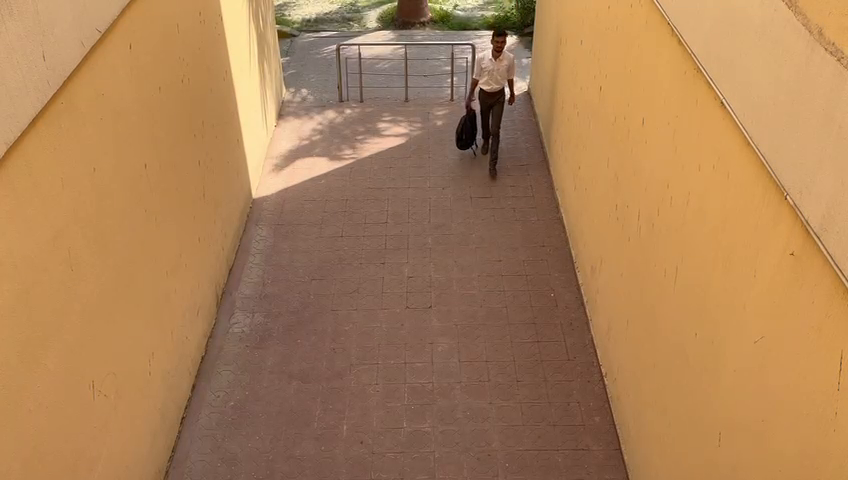
#> input picture frame 27 of videos/WhatsApp Video 2024-05-20 at 10.00.32.mp4, 848 x 480 px
$ jupyter execute --allow-errors main.ipynb
#> lines starting #> are read from the running program, lines starting #| are printed output that depends on the picture; after the words box and inside, x2 and y2 are one past the last pixel; in counts of white or black regions, pixels touching at a corner belong together
### Install necessary packages
<br>!pip install opencv-python-headless
<br>!pip install numpy
<br>!pip install torch
<br>!pip install ultralytics

# Results example
<video controls  src="resultdemo.mp4"/>

## Imports
project requires several key libraries to perform specific tasks related to video processing, object detection, and tracking.

[cell 1]
import cv2
import numpy as np
from ultralytics import YOLO
import torch
from collections import defaultdict

### set the cuda

#> (a cell that did not finish here is left out)

### check if device is cuda or not

#> (a cell that did not finish here is left out)

### initalize the model

#> (a cell that did not finish here is left out)

[cell 5]
tracker_bbox = None
current_hand = None
tracker = cv2.TrackerKCF_create()
tracker_initialized = False
thrown=False
kernel=None
selected_pt=None
selected_hand=None
selected_pt_1=None

This function initializes video capture from a specified file and attempts to set the frame width and height to 1280x720. It verifies if these settings were applied, printing a warning if they were not. Finally, it returns the video capture object for further processing.

[cell 6]
def initialize_video(video_path, width=1280, height=720):
    cap = cv2.VideoCapture(video_path)
    if not cap.isOpened():
        print("Error: Could not open video.")
        return None

    # Try setting the desired frame width and height
    cap.set(cv2.CAP_PROP_FRAME_WIDTH, width)
    cap.set(cv2.CAP_PROP_FRAME_HEIGHT, height)

    # Verify if the settings were applied
    actual_width = int(cap.get(cv2.CAP_PROP_FRAME_WIDTH))
    actual_height = int(cap.get(cv2.CAP_PROP_FRAME_HEIGHT))

    if actual_width != width or actual_height != height:
        print(f"Warning: Desired dimensions ({width}x{height}) not applied. Actual dimensions: {actual_width}x{actual_height}")

    return cap

This function checks if any point in a given contour is within a specified distance (threshold) from a keypoint. It calculates the Euclidean distance between each contour point and the keypoint. If any distance is less than the threshold, it returns True; otherwise, it returns False.

[cell 7]
# [6 lines left out: function is_contour_connected_to_keypoint, not called in this run]

This function determines if an object, represented by its bounding box, is far enough from a given keypoint to be considered a "throwing action." It calculates the distance between the object's center and the keypoint. If this distance is greater than or equal to the specified threshold, it returns True; otherwise, it returns False.

[cell 8]
# [9 lines left out: function is_throwing_action, not called in this run]

This function converts the input frame to grayscale and calculates the absolute difference with a background frame. Then, it applies Otsu's thresholding to create a binary mask, followed by erosion and dilation to reduce noise and enhance the foreground mask, which it then returns.

[cell 9]
def generate_foreground(frame):
    fgframe = cv2.cvtColor(frame, cv2.COLOR_RGB2GRAY)
    fgMask = cv2.absdiff(fgframe, backframe)
    _, fgMask = cv2.threshold(fgMask, 0, 255, cv2.THRESH_OTSU)
    fgMask = cv2.erode(fgMask, kernel, iterations=1)
    fgMask = cv2.dilate(fgMask, kernel, iterations=1)
    return fgMask

This function processes a video frame with a YOLO model to track human poses. It extracts bounding boxes, keypoints, and IDs of detected individuals, and then returns these detections.


[cell 10]
# [8 lines left out: function detect_human_pose, not called in this run]

This Python function, draw_contours, takes a frame and a list of contour information. It sorts the contours based on their area, selects the largest one, and draws a rectangle around it on the frame. Additionally, it annotates the contour with a text indicating its ID, type of hand, and that it's an object. Finally, it returns the hand type, the point selected, and the coordinates of the rectangle enclosing the contour.


[cell 11]
# [8 lines left out: function draw_contours, not called in this run]

This Python function, handle_tracking, updates the tracker with the current frame and tracks the object specified by the bounding box. It then calculates the coordinates of the tracked bounding box and compares them with the detected keypoints of the hand. If the hand is being tracked successfully, it checks for a throwing action and returns the result along with the updated bounding box. If tracking fails, it returns False along with None for the bounding box.


[cell 12]
# [17 lines left out: function handle_tracking, not called in this run]

This code initializes video capture from a specified file and reads the first frame. It creates a copy of this frame for tracking purposes (tracking_frame). Additionally, it converts the first frame to grayscale (backframe) for background subtraction and further processing.

[cell 13]
video_path = "videos/WhatsApp Video 2024-05-20 at 10.00.32.mp4"
cap = initialize_video(video_path)
ret, backframe = cap.read()
#> backframe is the input picture: shape (480, 848, 3); mean B, G, R 86.3, 127.5, 170.2
tracking_frame = backframe.copy()
backframe = cv2.cvtColor(backframe, cv2.COLOR_RGB2GRAY)
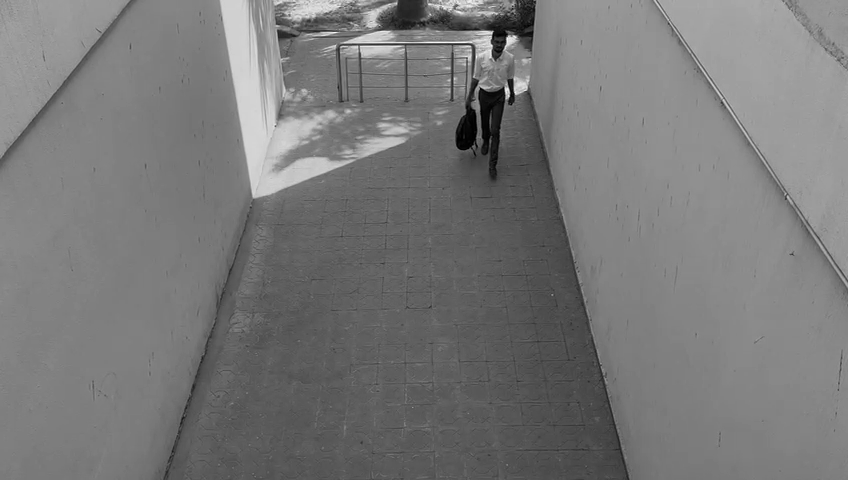
#> backframe: shape (480, 848); min 0, max 251, mean 120.1

[cell 14]
if not cap.isOpened():
    print(f"Error: Unable to open video file")
    exit()

## This code snippet appears to be part of a larger program for real-time object tracking and gesture recognition, likely designed for applications such as computer vision-based interaction or surveillance.

- The while loop continuously reads frames from a video capture (cap) until there are no more frames (cap.isOpened()).

- It checks if the frame retrieval was successful (ret) and if not, breaks out of the loop, printing an error message.

- It initializes a copy of the current frame for object tracking and generates a foreground mask using a function called generate_foreground.

- Object detection is performed on the current frame using a function called detect_objects, which likely employs a machine learning model like YOLO (You Only Look Once) to detect objects and their keypoints.

- If object tracking has been initialized (tracker_initialized), the program attempts to update the tracker with the current frame. If successful, it calculates the bounding box of the tracked object and performs additional processing to determine the hand's position and whether a throwing action is occurring.

- If the tracker fails to update, it indicates that the object might have been lost or occluded, and the tracker is reset for the next iteration.

- If object tracking has not been initialized, the program proceeds to perform object detection using YOLO. It extracts bounding boxes and keypoints of detected objects, particularly focusing on hands.

- For each detected hand, it creates a mask to isolate the hand region in the foreground mask and finds contours within that region. If contours are found and meet certain criteria, they are considered for tracking.

- The largest contour associated with each hand is selected, and its bounding box is drawn on the frame. If a suitable contour is found, object tracking is initialized using that bounding box, and the current hand type is determined for subsequent iterations.

- If a throwing action is detected based on the hand's motion, a message is displayed on the frame.

- The frame is displayed using OpenCV's imshow function, and the loop continues until the user presses 'q' to quit.

- Finally, the video capture is released, and all OpenCV windows are destroyed.

This code forms part of a larger system for real-time hand tracking and gesture recognition

#> (a cell that did not finish here is left out)

#> in generate_foreground, `fgMask = cv2.absdiff(fgframe, backframe)`:
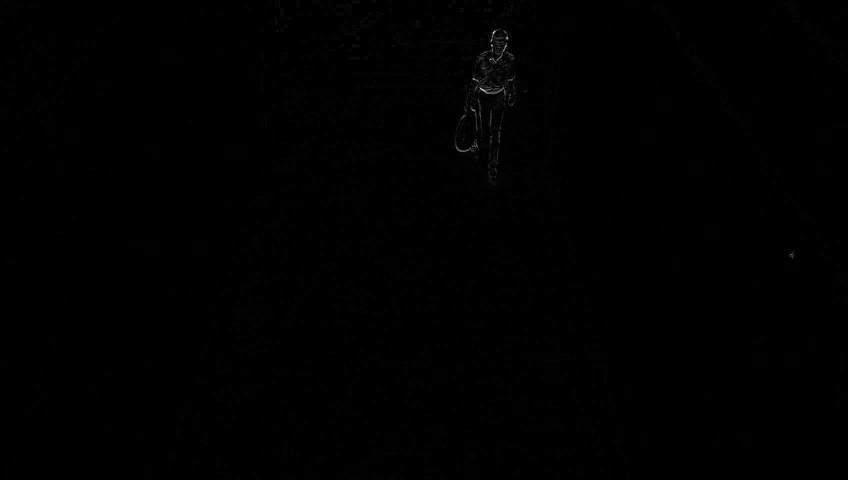
#> fgMask: shape (480, 848); min 0, max 192, mean 0.6
#> in generate_foreground, `_, fgMask = cv2.threshold(fgMask, 0, 255, cv2.THRESH_OTSU)`:
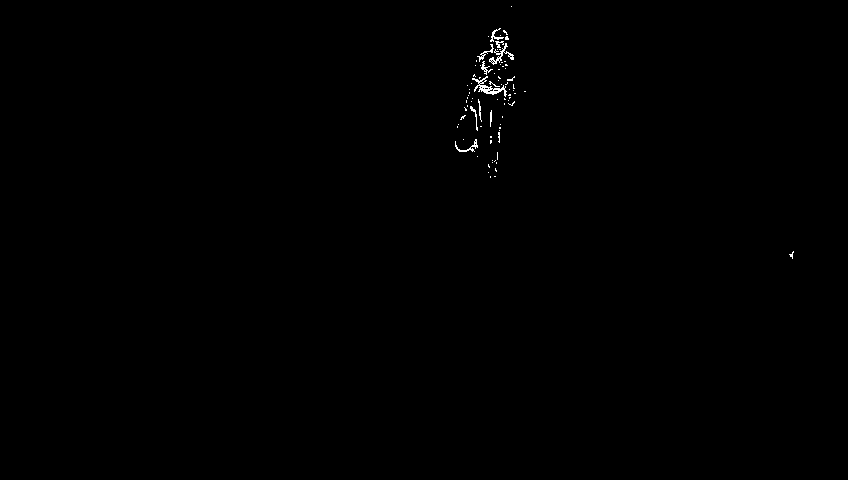
#> fgMask: shape (480, 848); 0.25% white in thin lines or dots, all inside (x1, y1, x2, y2) = (455, 6, 794, 259)
#> in generate_foreground, `fgMask = cv2.erode(fgMask, kernel, iterations=1)`: fgMask: shape (480, 848); 0% white in thin lines or dots, all inside (x1, y1, x2, y2) = (483, 38, 792, 256)
#> in generate_foreground, `fgMask = cv2.dilate(fgMask, kernel, iterations=1)`: fgMask: shape (480, 848); 0.02% white; 7 white regions (6 under 20 px), largest, box (x1, y1, x2, y2) and area: (490, 91, 497, 94) 21
    boundingboxes, keypoints_list, ids = detect_objects(frame)
    # if results[0].boxes.id is not None:
    #     ids = results[0].boxes.id.cpu().numpy()  # Extract track IDs

    if tracker_initialized:
        # thrown, tracker_bbox = handle_tracking(tracking_frame,frame, tracker, tracker_bbox, keypoints_list, current_hand)
        success, tracker_bbox = tracker.update(tracking_frame)
        if success:

            p1 = (int(tracker_bbox[0]), int(tracker_bbox[1]))
            p2 = (int(tracker_bbox[0] + tracker_bbox[2]), int(tracker_bbox[1] + tracker_bbox[3]))
            # print_distances_to_keypoints(tracker_bbox, keypoints_list[0])
            temp_tracker_box=(int(tracker_bbox[0]), int(tracker_bbox[1]),int(tracker_bbox[2]),int(tracker_bbox[3]))
            # print(temp_tracker_box)
            pt1 = keypoints_list[0][9].astype(int)  # Left hand
            pt2 = keypoints_list[0][10].astype(int)
            if pt1[0] > pt2[0]:
                pt1, pt2 = pt2, pt1
            if selected_hand=="Left":
                print("left")
                selected_pt_1=pt1
            else:
                print("Right")
                selected_pt_1=pt2
            # print(keypoints_list)
            # print(tracker_bbox)
            # print(selected_pt_1)
            obj_center = (int(tracker_bbox[0]) + int(tracker_bbox[2]) // 2, int(tracker_bbox[1]) + int(tracker_bbox[3]) // 2)
            # print(obj_center)
            thrown=is_throwing_action(temp_tracker_box,selected_pt_1)
            # [4 lines of commented-out code are left out]
            cv2.rectangle(frame, p1, p2, (255, 0, 0), 2, 1)
            cv2.putText(frame, f"Tracking {current_hand} Hand", (p1[0], p1[1] - 10), cv2.FONT_HERSHEY_SIMPLEX, 0.5, (255, 0, 0), 2)
        else:
            tracker_initialized = False  # Tracker failed, reinitialize in the next iteration
    else:
        # Object tracking with YOLO
        if len(ids) > 0:
            for bbox, keypoints, id in zip(boundingboxes, keypoints_list, ids):
                x, y, w, h = bbox.astype(int)
                pt1 = keypoints[9].astype(int)  # Left hand
                pt2 = keypoints[10].astype(int)  # Right hand
                if not (0 <= pt1[0] < frame.shape[1] and 0 <= pt1[1] < frame.shape[0]):
                    continue
                if not (0 <= pt2[0] < frame.shape[1] and 0 <= pt2[1] < frame.shape[0]):
                    continue

                height_hand = h // 2
                width_hand = w
                if pt1[0] > pt2[0]:
                    pt1, pt2 = pt2, pt1

                x_l_hand = max(pt1[0] + (width_hand // 5), 0)
                y_l_hand = max(pt1[1], 0)
                x_l_hand_end = max(pt1[0] - width_hand, 0)
                y_l_hand_end = max(pt1[1] + height_hand, 0)

                x_r_hand = max(pt2[0] - (width_hand // 5), 0)
                y_r_hand = max(pt2[1], 0)
                x_r_hand_end = min(pt2[0] + width_hand, frame.shape[1])
                y_r_hand_end = min(pt2[1] + height_hand, frame.shape[0])

                contours_info = []

                if (0 <= x_l_hand < frame.shape[1] and 0 <= y_l_hand < frame.shape[0] and
                        0 <= x_l_hand_end <= frame.shape[1] and 0 <= y_l_hand_end <= frame.shape[0]):

                    mask_l_hand = np.zeros(fgMask.shape[:2], dtype="uint8")
                    cv2.rectangle(mask_l_hand, (x_l_hand, y_l_hand), (x_l_hand_end, y_l_hand_end), 255, -1)
                    fgMask_l_hand = cv2.bitwise_and(fgMask, fgMask, mask=mask_l_hand)
                    contours_l_hand, hierarchy_l_hand = cv2.findContours(fgMask_l_hand, cv2.RETR_EXTERNAL,
                                                                         cv2.CHAIN_APPROX_NONE)

                    if len(contours_l_hand) > 0:
                        largest_contour_l = max(contours_l_hand, key=cv2.contourArea)
                        if is_contour_connected_to_keypoint(largest_contour_l, pt1):
                            x_contour, y_contour, width, height = cv2.boundingRect(largest_contour_l)
                            contours_info.append(("Left", pt1, x_contour, y_contour, width, height, largest_contour_l))

                if (0 <= x_r_hand < frame.shape[1] and 0 <= y_r_hand < frame.shape[0] and
                        0 <= x_r_hand_end <= frame.shape[1] and 0 <= y_r_hand_end <= frame.shape[0]):

                    mask_r_hand = np.zeros(fgMask.shape[:2], dtype="uint8")
                    cv2.rectangle(mask_r_hand, (x_r_hand, y_r_hand), (x_r_hand_end, y_r_hand_end), 255, -1)
                    fgMask_r_hand = cv2.bitwise_and(fgMask, fgMask, mask=mask_r_hand)
                    contours_r_hand, hierarchy_r_hand = cv2.findContours(fgMask_r_hand, cv2.RETR_EXTERNAL,
                                                                         cv2.CHAIN_APPROX_NONE)

                    if len(contours_r_hand) > 0:
                        largest_contour_r = max(contours_r_hand, key=cv2.contourArea)
                        if is_contour_connected_to_keypoint(largest_contour_r, pt2):
                            x_contour, y_contour, width, height = cv2.boundingRect(largest_contour_r)
                            contours_info.append(("Right", pt2, x_contour, y_contour, width, height, largest_contour_r))

                selected_hand, selected_pt, tracker_bbox = draw_contours(frame, contours_info)
                if tracker_bbox:
                        tracker = cv2.TrackerKCF_create()
                        tracker.init(tracking_frame, tracker_bbox)
                        tracker_initialized = True
                        current_hand = selected_hand
                        thrown = is_throwing_action(tracker_bbox, selected_pt)

    if thrown:
        print("thrown")
        cv2.putText(frame, f"Throwing action detected", (100, 100),
                    cv2.FONT_HERSHEY_SIMPLEX, 0.5, (0, 0, 255), 2, cv2.LINE_AA)
    # frame=results[0].plot()
    cv2.imshow('Frame', frame)
    # cv2.imshow('Frame_2', fgMask)
    if cv2.waitKey(1) & 0xFF == ord('q'):
        break

cap.release()
cv2.destroyAllWindows()

$ run again, starting later in the video
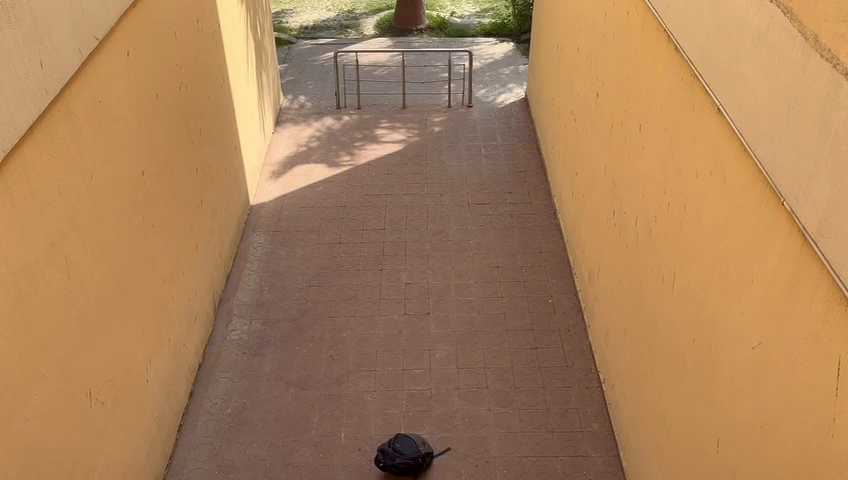
#> input picture frame 216 of videos/WhatsApp Video 2024-05-20 at 10.00.32.mp4, 848 x 480 px
#> backframe is the input picture: shape (480, 848, 3); mean B, G, R 88.9, 127.8, 168
#> backframe: shape (480, 848)
#> in generate_foreground, `_, fgMask = cv2.threshold(fgMask, 0, 255, cv2.THRESH_OTSU)`:
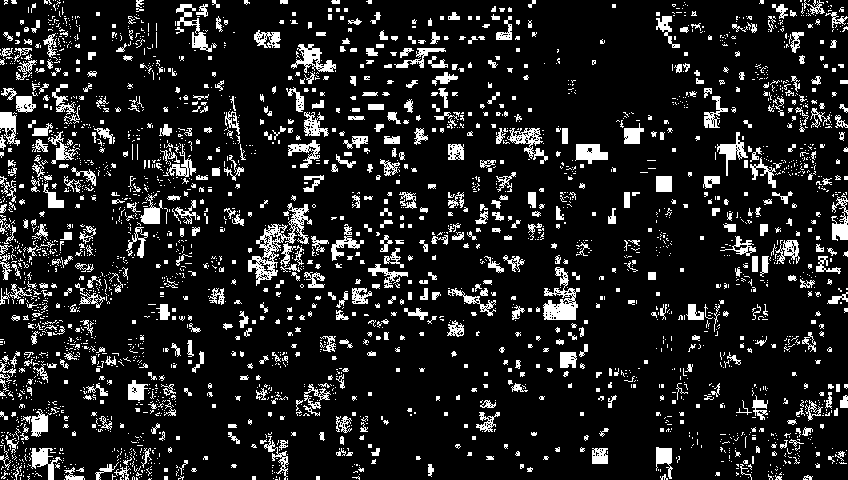
#> fgMask: shape (480, 848); 12.5% white; 2886 white regions (2351 under 20 px), largest, box (x1, y1, x2, y2) and area: (248, 203, 312, 286) 1281, (543, 267, 580, 320) 885, (291, 44, 336, 73) 523
#> in generate_foreground, `fgMask = cv2.dilate(fgMask, kernel, iterations=1)`:
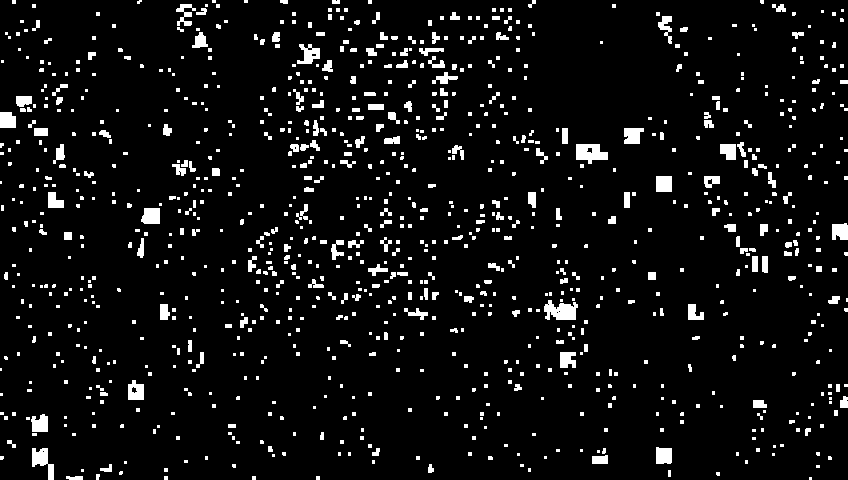
#> fgMask: shape (480, 848); 6.5% white; 1017 white regions (739 under 20 px), largest, box (x1, y1, x2, y2) and area: (544, 300, 578, 320) 473, (576, 144, 608, 164) 446, (32, 448, 54, 480) 355
